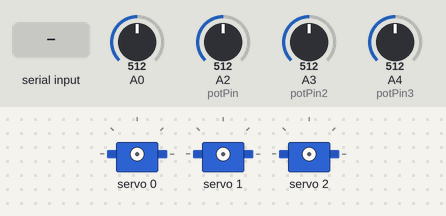
A sketch run on a simulated Arduino Uno, built with avr-gcc and run on an emulated ATmega328P. Shown: 3 × servo. The inputs (shaded band) are chosen by the test bench; at power-on: A0 = 512, A2 (potPin) = 512, A3 (potPin2) = 512, A4 (potPin3) = 512.

Above: at 1.2 s.
1.3 s: "90 45 200\n" received over Serial
At 2.4 s:
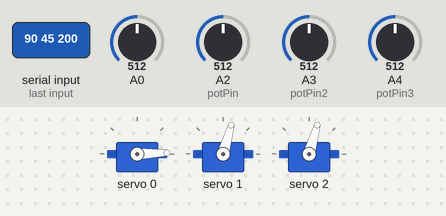
3.2 s: "100\n" received over Serial
At 4.8 s:
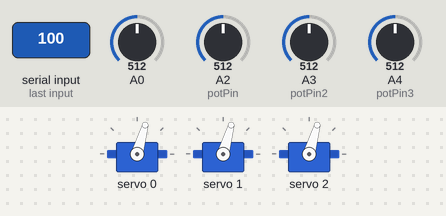
5.1 s: "30 150 10\n" received over Serial
At 6.4 s:
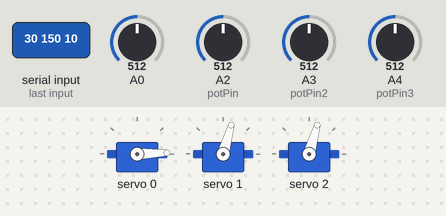
Timing chart, 0 to 8.1 s (numbered marks = the images above; inputs shaded):
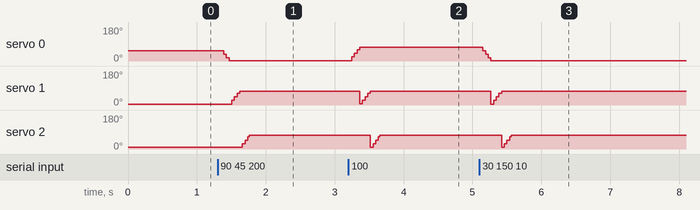

The sketch:

controller.ino
```cpp
// (licence header left out)
#include <Wire.h>
#include <Adafruit_PWMServoDriver.h>
#include <string.h>

// called this way, it uses the default address 0x40
Adafruit_PWMServoDriver pwm = Adafruit_PWMServoDriver();
#define SERVOMIN  150 // this is the 'minimum' pulse length count (out of 4096)
#define SERVOMAX  350 // this is the 'maximum' pulse length count (out of 4096)

int tolerance = 1;
int pot0 = 0, pot1 = 0, pot2 = 0;

uint8_t baseservo = 0;
uint8_t arm0servo = 1;
uint8_t arm1servo = 2;

int potPin = 2;
int potPin2 = 3;
int potPin3 = 4;    // select the input pin for the potentiometer

int ledPin = 13;   // select the pin for the LED

int val = 0;
int val1 = 0;       // variable to store the value coming from the sensor
int val2 = 0;


bool check(int val1, int val2)
{
  if(abs(val1 - val2) > tolerance)
    return true;
  return false;
}

void setup() {
  Serial.begin(9600);
  pwm.begin();

  pwm.setPWMFreq(65);  // Analog servos run at ~60 Hz updates

  yield();
}

// you can use this function if you'd like to set the pulse length in seconds
// e.g. setServoPulse(0, 0.001) is a ~1 millisecond pulse width. its not precise!
void setServoPulse(uint8_t n, double pulse) {
  double pulselength;

  pulselength = 1000000;   // 1,000,000 us per second
  pulselength /= 60;   // 60 Hz
  Serial.print(pulselength); Serial.println(" us per period");
  pulselength /= 4096;  // 12 bits of resolution
  Serial.print(pulselength); Serial.println(" us per bit");
  pulse *= 1000;
  pulse /= pulselength;
  Serial.println(pulse);
  pwm.setPWM(n, 0, pulse);
}

void SetTensionServo(int joint, int tension) {
  int servonum = 0;
  if(joint == 0 ) servonum = baseservo;

  if(joint == 1 )
  {
    servonum = arm0servo;
    if(tension > 0) tension = 0;
    if (tension == 0) tension = 100;
  }

  if(joint == 2 )
  {
    servonum = arm1servo;
    if(tension>0) tension = 0;
    if (tension == 0) tension = 100;
  }

  int mapped_tension = map(tension, 1, 100, SERVOMIN, SERVOMAX);

 if (tension == 100)
 {
  for (uint16_t pulselen = SERVOMIN; pulselen < SERVOMAX; pulselen++) {
    pwm.setPWM(servonum, 0, pulselen);
  }
 }
 else
 {
  for (uint16_t pulselen = SERVOMAX; pulselen > SERVOMIN; pulselen--) {
    pwm.setPWM(servonum, 0, pulselen);
  }
 }

}

String getValue(String data, char separator, int index)
{
  int found = 0;
  int strIndex[] = {0, -1};
  int maxIndex = data.length() - 1;
  for(int i=0; i<=maxIndex && found<=index; i++)
  {
    if(data.charAt(i)==separator || i==maxIndex)
    {
        found++;
        strIndex[0] = strIndex[1] + 1;
        strIndex[1] = (i == maxIndex) ? i + 1 : i;
    }
  }
  return found > index ? data.substring(strIndex[0], strIndex[1]) : "";
}


void parseResponse(String serialResponse) {
  String ten1 = getValue(serialResponse, ' ', 0);
  String ten2 = getValue(serialResponse, ' ', 1);
  String ten3 = getValue(serialResponse, ' ', 2);


  SetTensionServo(0, ten1.toInt());
  SetTensionServo(1, ten2.toInt());
  SetTensionServo(2, ten3.toInt());


}

void loop() {
  int temp0 = analogRead(A0);
  int temp1 = 0; //analogRead(A1);
  int temp2 = 0; //analogRead(A2);

  val = analogRead(potPin);    // read the value from the sensor
  val1 = analogRead(potPin2);
  val2 = analogRead(potPin3);

  bool change = check(temp0, pot0);

  //if(change)
  {
    pot0 = temp0, pot1 = temp1, pot2 = temp2;
    //Serial.println(val + (String)' ' + val1 + (String)' ' + val2);
  }

  String serialResponse;
   while (Serial.available()) {
    serialResponse = Serial.readStringUntil('\r\n');
  }

  if (serialResponse.length() >0) {
      parseResponse(serialResponse); //see what was received
    }

  delay(1);
}
```

Measured:
- after the input at 1.3 s, servo 0: 55° → 2° after 0.09 s; servo 1: 5° → 74° after 0.21 s; servo 2: 8° → 74° after 0.36 s
- after the input at 3.2 s, servo 0: 2° → 74° after 0.05 s
- after the input at 5.1 s, servo 0: 74° → 2° after 0.05 s
